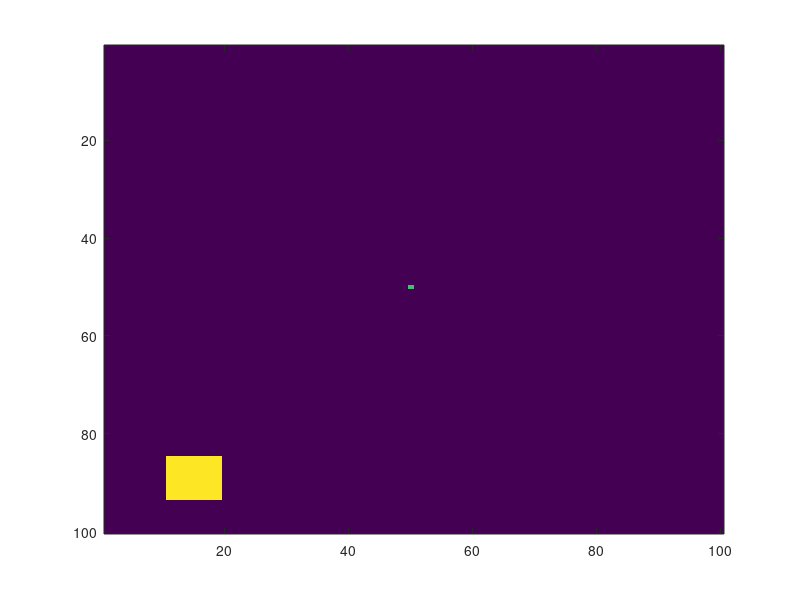

The MATLAB script that drew this image: (Note: this script raises an error after producing the figure.)
%% playSnake;
function fig = playSnakeFix(fig,varargin)

% set(0,'RecursionLimit',10000);
fig.snake.testing = 0;
if ~exist('fig','var') || ~isfield(fig,'h')
    clear;
    clc;
    close all
    fig.snake.testing = 0;
    fig.h = figure('menubar','none','units','normalized','position',[0 0 .9 .9]);
    
end

fig.snake.stop = 'timeout'; %'number_plays'; %
fig.snake.timeout = 5; %240;
if exist('varargin','var') && ~isempty(varargin)
    fig.snake.timeout = varargin{1};
end
fig.snake.number_plays = 3;
fig.snake.number_plays_count = 0;

fig.snake.comment = 0;
%Size of the 'playing field'.
fig.snake.xmax = 100;
fig.snake.ymax = 100;

fig.snake.keypress = [];
%Starting position.
fig = snakeReset(fig);
% fig.snake.x = 15;
% fig.snake.y = 15;
% fig.snake.grid(fig.snake.x,fig.snake.y) = 1;
%
% fig.snake.mylength = 1;     %fig.snake.mylength of snake
% fig.snake.positionX = zeros(fig.snake.mylength);  %array holds all the coordinates
% fig.snake.positionY = zeros(fig.snake.mylength);  %  of the snake's body elements
% fig.snake.positionX(1) = fig.snake.x;
% fig.snake.positionY(1) = fig.snake.y;
%
% %Position of the food.
% fig.snake.xfood = fig.snake.x;
% fig.snake.yfood = fig.snake.y;
% fig = getNewFood(fig);
%
% fig.snake.justGotFoodFlag = 0;
% fig.snake.gameover = 0;


tic
fig.snake.starttime = toc;
fig.snake.quit = 0;
set(fig.h,'UserData',fig);
% waitforbuttonpress;
while ~fig.snake.quit % (fig.snake.starttime+toc) < fig.snake.timeout &&
    pause(.001);
%     if ~isempty(fig.snake.keypress) %|| ~strcmpi(fig.snake.keypress,fig.snake.lastkeypress)
        updatePosition;
        
%     end
    % check the data to see if the game has finished running - this is just
    % a holding sequence to make sure the function doesn't end before we
    % want it to - otherwise, code later in the louis_gui script will run
    fig = get(fig.h,'UserData');
end
switch fig.snake.stop
    case 'timeout'
        fprintf('Elapsed time = %3.2f (timeout = %i)\n',toc,fig.snake.timeout);
    case 'number_plays'
        fprintf('Completed %i plays\n',fig.snake.number_plays);
end
% fig.snake.grid(:,:) = 0;
% set(fig.h,'CurrentObject',imagesc(fig.snake.grid));
% fig = snakeGameOver(fig);
set(fig.h,'KeyPressFcn','');
delete(gca);
% if 
end
%% Called for any key press.
function keyPress(~,evt)
fig = get(gcf,'UserData');
fig.snake.keypress = evt.Key;
set(gcf,'UserData',fig);
% pause(.001);
% makeMovement;%(evt.Key);
% set(gcf,'KeyPressFcn','');
% youGottaMove(evt.Key);
% set(gcf,'KeyPressFcn',@keyPress);
% set(fig.h,'UserData',fig);


% >>>>
% fig = get(gcf,'UserData');
%
% while ~fig.snake.quit % (fig.snake.starttime+toc) < fig.snake.timeout
%     pause(0.1);
%     fig = get(gcf,'UserData');
%     if ~fig.snake.quit
% <<<<<<<<<

%     if isempty(get(gcf,'KeyPressFcn'))
%         if fig.snake.comment; fprintf('\tKeypress function empty - keyPress\n'); end
%         break
%     elseif fig.snake.gameover
%         if fig.snake.comment; fprintf('\tBut not timed out yet - keyPress\n'); end
%         %         fig.snake.gameover = 0;
%         % restart
%         fig = snakeReset(fig);
%         set(gcf,'UserData',fig);
%         %         break
%         youGottaMove('a'); % dummy
%     else
%         youGottaMove;%(evt.Key);
%         if fig.snake.quit
%            youGottaMove('a'); % dummy
%         end
%     end
% >>>>>
%         fig = get(gcf,'UserData');
%     end
%     if ~fig.snake.quit
%         switch fig.snake.stop
%             case 'timeout'
%                 if (fig.snake.starttime+toc) > fig.snake.timeout
%                     fig.snake.quit = 1;
%                 end
% %             case 'number_plays'
% %                 tic;
% %                 if fig.snake.number_plays_count == fig.snake.number_plays
% %                     fig.snake.quit = 1;
% %                 end
%         end
%     end
% end
% <<<<<<<<<
% if ~fig.snake.quit
%     return
% end
% switch fig.snake.stop
%     case 'timeout'
%         fprintf('Timed out: %3.2f\n',fig.snake.timeout);
%     case 'number_plays'
%         fprintf('Completed %i plays\n',fig.snake.number_plays);
% end
end


%% Called after a keypress (not any more 22-Aug-2017)
% don't think this happens: or after timedelay (?? timedelay??)
function youGottaMove %(mov)
% set(gcf,'KeyPressFcn','');
fig = get(gcf,'UserData');
mov = fig.snake.keypress;
if ~isfield(fig.snake,'youGottaMove_n')
    fig.snake.youGottaMove_n = 0;
end
fig.snake.youGottaMove_n = fig.snake.youGottaMove_n + 1;
set(gcf,'UserData',fig);
if fig.snake.comment; fprintf('You gotta move: %i\n',fig.snake.youGottaMove_n); end

% makeMovement(mov);
% get updated information
fig = get(gcf,'UserData');
% set(fig.h,'UserData',fig);
if ~isempty(mov) && ~fig.snake.quit && exist('fig','var') && ~isempty(fig) && isfield(fig,'snake') ...
        && isfield (fig.snake,'gameover') && ~fig.snake.gameover
%     fig = checkBody(fig);
    if ~fig.snake.quit %%~fig.snake.gameover &&
        fig.snake.justGotFoodFlag = 0;
        
        fig.snake.grid(fig.snake.positionX(1),fig.snake.positionY(1)) = fig.snake.col.background;
        
        if (fig.snake.mylength~=1)
            for i = 1:fig.snake.mylength-1
                fig.snake.positionX(i) = fig.snake.positionX(i+1);
                fig.snake.positionY(i) = fig.snake.positionY(i+1);
            end
        end
        
        fig.snake.positionX(fig.snake.mylength) = fig.snake.x;
        fig.snake.positionY(fig.snake.mylength) = fig.snake.y;
        
        fig = checkPosEqFood(fig);
        if fig.snake.x > 0 && fig.snake.x <= size(fig.snake.grid,2) && ...
                fig.snake.y > 0 && fig.snake.y <= size(fig.snake.grid,1)
            fig.snake.grid(fig.snake.x,fig.snake.y) = fig.snake.col.snake;
        else
            if fig.snake.comment; fprintf('Position problem: x = %i, y = %i, dim = %i %i\n',...
                    fig.snake.x,fig.snake.y, size(fig.snake.grid)); end
            %             keyboard;
        end
        %         try
        if fig.snake.comment; fprintf('Try set image - youGottaMove\n'); end
        set(fig.h,'CurrentObject',imagesc(fig.snake.grid));
        set(gca,'Visible','off');
%         pause(.001);
        %         end
    end
    %     if (fig.snake.starttime+toc) > fig.snake.timeout
    %         fig.snake.quit = 1;
    %     end
    %     try
    %     if fig.snake.comment; fprintf('Try set fig - youGottMove\n'); end
    set(fig.h,'UserData',fig);
    %     end
end
fig.snake.lastkeypress = mov;
% set(gcf,'KeyPressFcn',@keyPress);

end
%% calculate the position of the snake
function updatePosition
% makeMoveStart = toc;
fig = get(gcf,'UserData');
mov = fig.snake.keypress;
if fig.snake.comment; fprintf('\tmakeMovement\n'); end

if ~fig.snake.quit && exist('fig','var') && ~isempty(fig) && isfield(fig,'snake') ...
        && isfield (fig.snake,'gameover') && ~fig.snake.gameover
    % tmp = 1;
    % while 1 % tmp
    set(gca,'Visible','off');
    if ~isempty(mov)
        switch(mov)
            case 'downarrow'
                if (fig.snake.x==fig.snake.xmax)
                    fig.snake.reason = 'off to bottom';
                    fig = snakeGameOver(fig);
                    %                 break;
                else
                    fig.snake.x=fig.snake.x+1;
                end
            case 'uparrow'
                if (fig.snake.x==1)
                    fig.snake.reason = 'off the top';
                    fig = snakeGameOver(fig);
                    %                 break;
                else
                    fig.snake.x=fig.snake.x-1;
                end
            case 'rightarrow'
                if (fig.snake.y==fig.snake.ymax)
                    fig.snake.reason = 'off to right';
                    fig = snakeGameOver(fig);
                    %                     break;
                else
                    fig.snake.y=fig.snake.y+1;
                end
            case 'leftarrow'
                if (fig.snake.y==1)
                    fig.snake.reason = 'off to left';
                    fig = snakeGameOver(fig);
                    %                 break;
                else
                    fig.snake.y=fig.snake.y-1;
                end
            case 'q'
                delete(fig.h);
            otherwise
                % any other key is pressed - keep going
                %             break
        end
    end
     fig = checkBody(fig);
    %     if ~fig.snake.quit % ~fig.snake.gameover
    %         try
    %     if fig.snake.comment; fprintf('Try set fig - makeMovement\n'); end
    % if ~fig.snake.quit
        switch fig.snake.stop
            case 'timeout'
                if (fig.snake.starttime+toc) > fig.snake.timeout
                    fig.snake.quit = 1;
                end
            case 'number_plays'
                tic;
                if fig.snake.number_plays_count == fig.snake.number_plays
                    fig.snake.quit = 1;
                end
        end
    end
% end
    set(fig.h,'UserData',fig);
    %         end
    %     end
%     while toc - makeMoveStart < .05
%     end
youGottaMove;

%     tmp = 0;
% end
end

%% Moves the position of the snake in direction of 'mov' (key)
function makeMovement(mov)
% makeMoveStart = toc;
fig = get(gcf,'UserData');
if fig.snake.comment; fprintf('\tmakeMovement\n'); end

if ~fig.snake.quit && exist('fig','var') && ~isempty(fig) && isfield(fig,'snake') ...
        && isfield (fig.snake,'gameover') && ~fig.snake.gameover
    % tmp = 1;
    % while 1 % tmp
    set(gca,'Visible','off');
    if ~isempty(mov)
        switch(mov)
            case 'downarrow'
                if (fig.snake.x==fig.snake.xmax)
                    fig.snake.reason = 'off to bottom';
                    fig = snakeGameOver(fig);
                    %                 break;
                else
                    fig.snake.x=fig.snake.x+1;
                end
            case 'uparrow'
                if (fig.snake.x==1)
                    fig.snake.reason = 'off the top';
                    fig = snakeGameOver(fig);
                    %                 break;
                else
                    fig.snake.x=fig.snake.x-1;
                end
            case 'rightarrow'
                if (fig.snake.y==fig.snake.ymax)
                    fig.snake.reason = 'off to right';
                    fig = snakeGameOver(fig);
                    %                     break;
                else
                    fig.snake.y=fig.snake.y+1;
                end
            case 'leftarrow'
                if (fig.snake.y==1)
                    fig.snake.reason = 'off to left';
                    fig = snakeGameOver(fig);
                    %                 break;
                else
                    fig.snake.y=fig.snake.y-1;
                end
            case 'q'
                delete(fig.h);
            otherwise
                % any other key is pressed - keep going
                %             break
        end
    end
   
    %     if ~fig.snake.quit % ~fig.snake.gameover
    %         try
    %     if fig.snake.comment; fprintf('Try set fig - makeMovement\n'); end
    set(fig.h,'UserData',fig);
    %         end
    %     end
%     while toc - makeMoveStart < .05
%     end
end
%     tmp = 0;
% end
end

%% Checks if new position is part of snake's body
function fig = checkBody(fig)
if ~fig.snake.quit && (fig.snake.mylength>1)
    for i = 1 : fig.snake.mylength-fig.snake.justGotFoodFlag
        if (fig.snake.x == fig.snake.positionX(i)) && (fig.snake.y == fig.snake.positionY(i))
            fig.snake.reason = 'You ate yourself!';
            if fig.snake.comment; fprintf('Eating own body! - checkBody\n'); end
            fig = snakeGameOver(fig);
            break
        end
    end
end

end

%% Check if you've reached the food
function fig = checkPosEqFood(fig)

if (fig.snake.x==fig.snake.xfood)&&(fig.snake.y==fig.snake.yfood) || ...
    and(and(fig.snake.x >= fig.snake.xfood,fig.snake.x <= fig.snake.xfood+fig.snake.food_size),...
        and(fig.snake.y >= fig.snake.yfood,fig.snake.y <= fig.snake.yfood+fig.snake.food_size))
    fig.snake.mylength = fig.snake.mylength + 1;
    fig.snake.positionX(fig.snake.mylength) = fig.snake.x;
    fig.snake.positionY(fig.snake.mylength) = fig.snake.y;
    fig.snake.grid(fig.snake.xfood:fig.snake.xfood+fig.snake.food_size,fig.snake.yfood:fig.snake.yfood+fig.snake.food_size) = fig.snake.col.background;
    fig = getNewFood(fig);
    fig.snake.justGotFoodFlag = 1;
end
end

%% Create new food element
function fig = getNewFood(fig)
flag = 1;
while (flag)
    fig.snake.xfood = randi(fig.snake.xmax);
    fig.snake.yfood = randi(fig.snake.ymax);
    flag = 0;
    for i = 1 : fig.snake.mylength
        if (fig.snake.xfood == fig.snake.positionX(i)) && ...
                (fig.snake.yfood==fig.snake.positionY(i))
            flag = 1;
        end
    end
end
% fig.snake.grid(fig.snake.xfood,fig.snake.yfood) = 0.5;
fig.snake.grid(fig.snake.xfood:fig.snake.xfood+fig.snake.food_size,fig.snake.yfood:fig.snake.yfood+fig.snake.food_size) = fig.snake.col.food;
end
%% snakeReset
function fig = snakeReset(fig)

fig.snake.col.snake = .7;
fig.snake.col.food = 1;
fig.snake.col.background = 0;
fig.snake.col.gameover = .2;

fprintf('Resetting Snake:\n');
fig.snake.x = fig.snake.xmax*.5;
fig.snake.y = fig.snake.ymax*.5;
fig.snake.grid = ones(fig.snake.xmax,fig.snake.ymax)*fig.snake.col.background;
fig.snake.grid(fig.snake.x,fig.snake.y) = fig.snake.col.snake;

fig.snake.mylength = 1;     %fig.snake.mylength of snake
fig.snake.positionX = zeros(fig.snake.mylength);  %array holds all the coordinates
fig.snake.positionY = zeros(fig.snake.mylength);  %  of the snake's body elements
fig.snake.positionX(1) = fig.snake.x;
fig.snake.positionY(1) = fig.snake.y;

%Position of the food.
fig.snake.xfood = fig.snake.x;
fig.snake.yfood = fig.snake.y;

fig.snake.food_size = 8;
fig = getNewFood(fig);

fig.snake.justGotFoodFlag = 0;
fig.snake.gameover = 0;

% ADJUST THE SIZE AND POSITION HERE IF DESIRED.
% set(fig.h,'position',[50 50 200 200]);

set(fig.h,'CurrentObject',imagesc(fig.snake.grid));
set(fig.h,'KeyPressFcn',@keyPress);
set(gca,'Visible','off');
drawnow;
% if  snake.number_plays_count == fig.snake.number_plays
%     return
% end
end
%%
% function doNothing(~,~)
% end

%% Closes things up.
function fig = snakeGameOver(fig)
% fig = get(gcf,'UserData');
% try
% set(fig.h,'KeyPressFcn',@doNothing);
fig.snake.grid(:,:) = fig.snake.col.gameover;
set(fig.h,'CurrentObject',imagesc(fig.snake.grid));
set(gca,'Visible','off');
pause(1);
fig.snake.gameover_msg = sprintf('Game Over, person! %s',fig.snake.reason);
fprintf('%s\n',fig.snake.gameover_msg);
pause(1);
%     waitfor(warndlg(fig.snake.gameover_msg,'Game over:'));
fig.snake.gameover = 1;
fig.snake.number_plays_count = fig.snake.number_plays_count + 1;

switch fig.snake.stop
    case 'timeout'
        fprintf('\tElapsed time = %3.2f (timeout = %3.2f, number plays = %i)\n',...
            toc,fig.snake.timeout,fig.snake.number_plays_count);
        if (fig.snake.starttime+toc) > fig.snake.timeout
            fig.snake.quit = 1;
        end
    case 'number_plays'
        tic; % reset the timer so never timesout
        fprintf('\tNumber of plays = %i (out of %i, total time = %3.2f)\n',...
            fig.snake.number_plays_count,fig.snake.number_plays,toc);
        if fig.snake.number_plays_count == fig.snake.number_plays
            fig.snake.quit = 1;
        end
end
set(fig.h,'UserData',fig);
if ~fig.snake.quit
    fig = snakeReset(fig);
else
    if fig.snake.testing
        delete(fig.h);
    end
end
end
